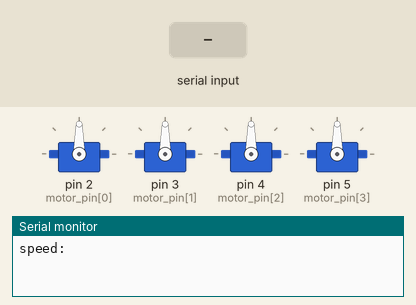
Recording of a sketch running on a simulated Arduino Uno, built with avr-gcc and run on an emulated ATmega328P. Parts: 4 × servo, the last lines printed to the serial monitor. The inputs (shaded band) are chosen by the test bench.

Above: at 1.2 s.
1.3 s: "30,150\n" received over Serial
At 2.9 s:
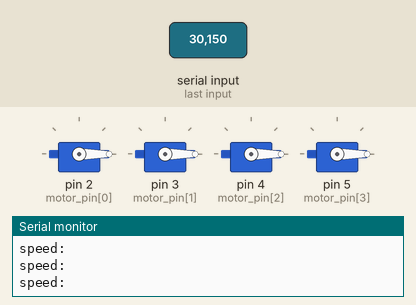
3.8 s: "90,45\n" received over Serial
At 4.6 s:
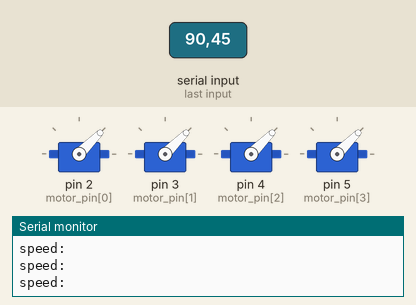
6.3 s: "200\n" received over Serial
At 7.0 s:
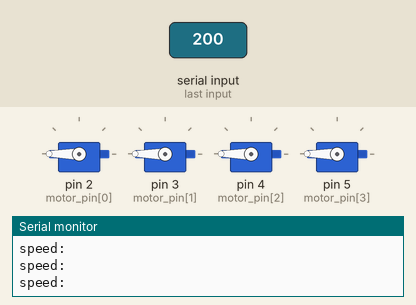
Timing chart, 0 to 9.3 s (numbered marks = the images above; inputs shaded):
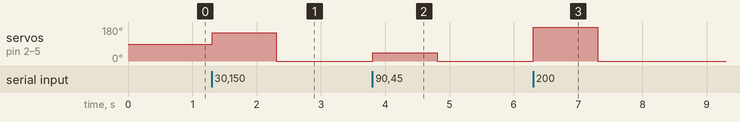

Measured:
- after the input at 1.3 s, servo on pin 2 (motor_pin[0]), servo on pin 3 (motor_pin[1]), servo on pin 4 (motor_pin[2]), servo on pin 5 (motor_pin[3]): 90° → 150° at once, → 0° 1.0 s later
- after the input at 3.8 s, servo on pin 2 (motor_pin[0]), servo on pin 3 (motor_pin[1]), servo on pin 4 (motor_pin[2]), servo on pin 5 (motor_pin[3]): 0° → 45° at once, → 0° 1.0 s later
- after the input at 6.3 s, servo on pin 2 (motor_pin[0]), servo on pin 3 (motor_pin[1]), servo on pin 4 (motor_pin[2]), servo on pin 5 (motor_pin[3]): 0° → 180° at once, → 0° 1.0 s later

The sketch:

Searial_ctrl_all_motor.ino
```cpp
#include <Servo.h>

// 支援 PWM 的 pin 腳
int motor_pin[4] = {2,3,4,5};

// 四個馬達
Servo motor[4];

// 四個油門（出力）
int throttle_in=0;
// Arduino 初始化
void setup()
{
  Serial.begin(9600);
  for(int i = 0; i<4; i++)
  motor[i].attach(motor_pin[i]);
}
void loop(){
  Serial.println("speed:  \n");
  while(Serial.available()==0);
  throttle_in = Serial.parseInt();
  for(int i = 0 ; i<4 ; i++ )
  motor[i].write(throttle_in);
}
```
